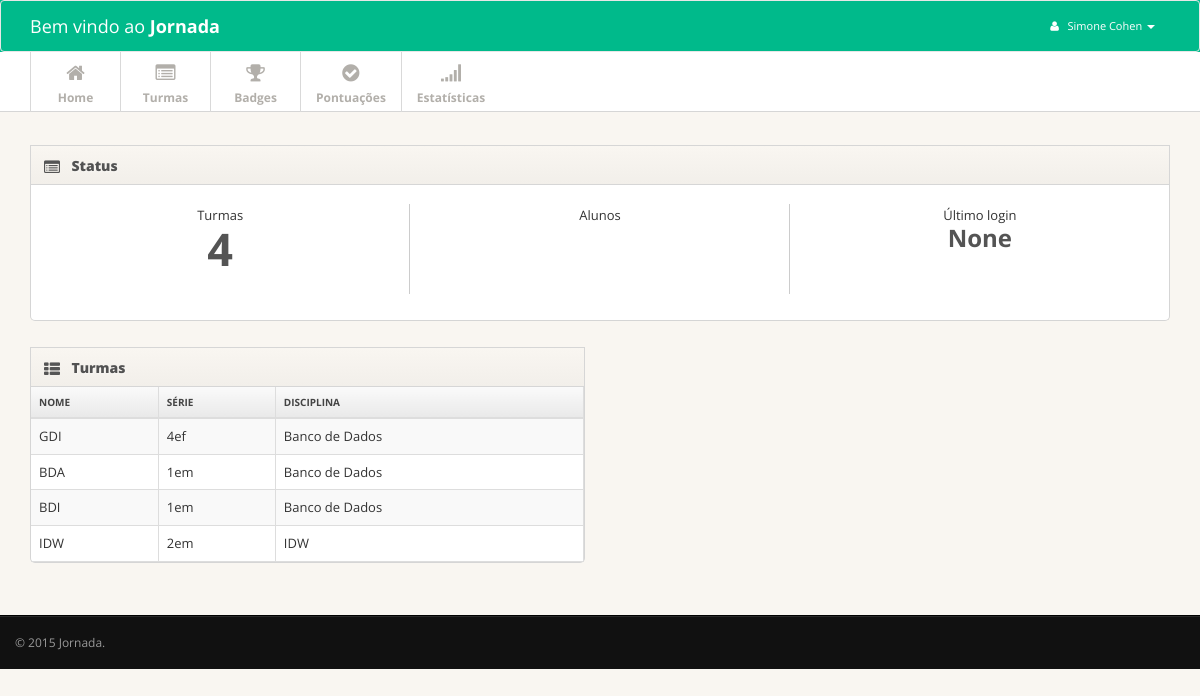
Page / (signed in) on the committed database.
### classes/models.py (models this page shows, shortened)
class Class(models.Model):
	teachers = models.ManyToManyField(Teacher)
	name = models.CharField(max_length=50, blank=True)
	grade = models.CharField(max_length=50, blank=True, choices=GRADE_CHOICES)
	discipline = models.CharField(max_length=50, blank=True)
	time = models.TimeField(blank=True, null=True)
	location = models.CharField(max_length=100, blank=True)
	students = models.ManyToManyField(Student)
	description = models.CharField(max_length=200, blank=True)

### jornada/views.py (the view)
# urls.py: url(r'^$', 'classes.views.index', name = 'index'),
@login_required(login_url='usuario/login/')
def index(request):
	context = {}
	if is_teacher(request.user):
		context['classes'] = Class.objects.filter(teachers__in=[Teacher.objects.get(user=request.user)])
	else:
		context['classes'] =  Class.objects.filter(students__in=[Student.objects.get(user=request.user)])
	return render(request, 'index.html', context)

### jornada/util.py (called while the page is built)
def is_teacher(user):
	return Teacher.objects.filter(user=user).exists()

### jornada/templates/index.html (shortened to what this page needs)
{% load staticfiles %}
<!DOCTYPE html>
<html lang="en">
<head>
<link href="{% static "css/bootstrap_new.css" %}" rel="stylesheet">
<link href="{% static "css/font-awesome.css" %}" rel="stylesheet">
<link href="{% static "css/style.css" %}" rel="stylesheet">
<link href="{% static "css/pages/dashboard.css" %}" rel="stylesheet">
</head>
<body>
{% include 'nav.html' %}
<div class="main">
  <div class="main-inner">
    <div class="container">
      <div class="row">
        <div class="col-md-12">
          <div class="widget widget-nopad">
            <div class="widget-header"> <i class="icon-list-alt"></i>
              <h3>Status</h3>
            </div>
            <div class="widget-content">
              <div class="widget big-stats-container">
                <div class="widget-content">
                  <div id="big_stats" class="cf">
                    <div class="stat"> Turmas <br /> <span class="value"> {{ classes.count }}</span> </div>
                    <div class="stat">  Alunos <br />  </div>
                    <div class="stat">  Último login <br /> <span class="value" style="font-size: 24px; padding: 10px">{{ request.user.last_login }}</span> </div>
                  </div>
                </div>
              </div>
            </div>
          </div>
        </div>
      </div>
      <div class="row">
        <div class="col-md-6">
          <div class="widget widget-table action-table">
            <div class="widget-header"> <i class="icon-th-list"></i>
              <h3>Turmas</h3>
            </div>
            <div class="widget-content">
              <table class="table table-striped table-bordered">
                <thead>
                  <tr>
                    <th> Nome </th>
                    <th> Série</th>
                    <th> Disciplina</th>
                  </tr>
                </thead>
                <tbody>
                {% for class in classes %}
                  <tr>
                    <td> {{ class.name }} </td>
                    <td> {{ class.grade }} </td>
                    <td> {{ class.discipline }}</td>
                  </tr>
                {% endfor %}
                </tbody>
              </table>
            </div>
          </div>
        </div>
      </div>
    </div>
  </div>
</div>
{% include 'footer.html' %}
</body>
</html>

### jornada/templates/nav.html (shortened to what this page needs)
<div class="navbar-wrapper">
<nav class="navbar navbar-default" role="navigation">
  <div class="container">
  <div class="navbar-header">
    <a class="navbar-brand" href="#">Bem vindo ao <strong>Jornada</strong></a>
  </div>
  <div class="collapse navbar-collapse" id="bs-example-navbar-collapse-1">
    <ul class="nav navbar-nav navbar-right">
      <li class="dropdown">
        <a href="#" class="dropdown-toggle" data-toggle="dropdown">
        <i class="icon-user"></i> &nbsp; {{ request.user.first_name }} {{ request.user.last_name }} <b class="caret"></b></a>
      </li>
    </ul>
  </div>
  </div>
</nav>
</div>
<div class="subnavbar">
  <div class="subnavbar-inner">
    <div class="container">
      <ul class="mainnav">
        <li {% if index_active %}class="active"{% endif%}><a href="index.html"><i class="icon-home"></i><span>Home</span> </a> </li>
        <li {% if clas_active %}class="active"{% endif%}><a href="{% url 'Classes:index' %}"><i class="icon-list-alt"></i><span>Turmas</span> </a> </li>
        <li {% if trophy_active %}class="active"{% endif%}><a href="{% url 'Rewards:index' %}"><i class="icon-trophy"></i><span>Badges</span> </a></li>
        <li {% if rewards_active %}class="active"{% endif%}><a href="rewards.html"><i class="icon-ok-sign"></i><span>Pontuações</span> </a> </li>
        <li {% if statistics_active %}class="active"{% endif%}><a href="{% url 'statistics' %}"><i class="icon-signal"></i><span>Estatísticas</span> </a> </li>
      </ul>
    </div>
  </div>
</div>

### jornada/static/css/style.css (style rules this page uses)
body { background: #f9f6f1; font: 13px/1.7em 'Open Sans'; }
.table td { vertical-align: middle; }
.table-bordered th { background: #E9E9E9; background:-moz-linear-gradient(top, #FAFAFA 0%, #E9E9E9 100%); background:-webkit-gradient(linear, left top, left bottom, color-stop(0%,#FAFAFA), color-stop(100%,#E9E9E9)); background:-webkit-linear-gradient(top, #FAFAFA 0%,#E9E9E9 100%); background:-o-linear-gradient(top, #FAFAFA 0%,#E9E9E9 100%); background:-ms-linear-gradient(top, #FAFAFA 0%,#E9E9E9 100%); background:linear-gradient(top, #FAFAFA 0%,#E9E9E9 100%); filter: progid:DXImageTransform.Microsoft.gradient(startColorstr='#FAFAFA', endColorstr='#E9E9E9'); -ms-filter: "progid:DXImageTransform.Microsoft.gradient(startColorstr='#FAFAFA', endColorstr='#E9E9E9')"; font-size: 10px; color: #444; text-transform: uppercase; }
.navbar .container { position: relative; }
.navbar .nav a { font-size: 11px; }
.navbar .nav>li>a { color:#fff !important; }
.subnavbar { margin-bottom: 2.5em; }
.subnavbar-inner { height: 60px; background: #fff; border-bottom: 1px solid #d6d6d6; }
.subnavbar .container > ul { display: inline-block; height: 80px; padding: 0; margin: 0; }
.subnavbar .container > ul > li { float: left; min-width: 90px; height: 60px; padding: 0; margin: 0; text-align: center; list-style: none; border-left: 1px solid #d9d9d9; }
.subnavbar .container > ul > li > a { display: block; height: 100%; padding: 0 15px; font-size: 12px; font-weight: bold; color: #b2afaa; }
.subnavbar .container > ul > li > a > i { display: inline-block; width: 24px; height: 24px; margin-top: 11px; margin-bottom: -3px; font-size: 20px; }
.subnavbar .container > ul > li > a > span { display: block; }
.main { padding-bottom: 2em; border-bottom: 1px solid #000; }
.widget { position: relative; clear: both; width: auto; margin-bottom: 2em; overflow: hidden; }
.widget-header { position: relative; height: 40px; line-height: 40px; background: #f9f6f1; background:-moz-linear-gradient(top, #f9f6f1 0%, #f2efea 100%); background:-webkit-gradient(linear, left top, left bottom, color-stop(0%,#f9f6f1), color-stop(100%,#f2efea)); background:-webkit-linear-gradient(top, #f9f6f1 0%,#f2efea 100%); background:-o-linear-gradient(top, #f9f6f1 0%,#f2efea 100%); background:-ms-linear-gradient(top, #f9f6f1 0%,#f2efea 100%); background:linear-gradient(top, #f9f6f1 0%,#f2efea 100%); filter: progid:DXImageTransform.Microsoft.gradient(startColorstr='#f9f6f1', endColorstr='#f2efea'); -ms-filter: "progid:DXImageTransform.Microsoft.gradient(startColorstr='#f9f6f1', endColorstr='#f2efea')"; border: 1px solid #d6d6d6; -webkit-background-clip: padding-box; }
.widget-header h3 { position: relative; top: 0px; left: 10px; display: inline-block; margin-right: 3em; font-size: 14px; font-weight: 800; color: #525252; line-height: 18px; margin-top: 0px; text-shadow: 1px 1px 2px rgba(255,255,255,.5); }
.widget-header [class^="icon-"], .widget-header [class*=" icon-"] { display: inline-block; margin-left: 13px; margin-right: -2px; font-size: 16px; color: #555; vertical-align: middle; }
.widget-content { padding: 20px 15px 15px; background: #FFF; border: 1px solid #D5D5D5; -moz-border-radius: 5px; -webkit-border-radius: 5px; border-radius: 5px; }
.widget-header+.widget-content { border-top: none; -webkit-border-top-left-radius: 0; -webkit-border-top-right-radius: 0; -moz-border-radius-topleft: 0; -moz-border-radius-topright: 0; border-top-left-radius: 0; border-top-right-radius: 0; }
.widget-nopad .widget-content { padding: 0; }
.widget-content:before, .widget-content:after { content:""; display:table; }
.widget-content:after { clear:both; }
.widget-content { zoom:1; }
.widget-table .widget-content { padding: 0; }
.widget-table .table { margin-bottom: 0; border: none; }
.widget-table .table tr td:first-child { border-left: none; }
.widget-table .table tr th:first-child { border-left: none; }
.navbar, .navbar-wrapper { background-color: #00ba8b; margin-bottom: 0px; }
.navbar-brand { color: #fff !important; }

### jornada/static/css/pages/dashboard.css (style rules this page uses)
#big_stats { width: 100%; display: table; margin-top: 1.5em; }
.big-stats-container .widget-content { border:0; }
#big_stats .stat { width: 25%; height: 90px; text-align: center; display: table-cell; padding: 0; position: relative; border-right: 1px solid #CCC; border-left: 1px solid #FFF; }
#big_stats .stat:first-child { border-left: none; }
#big_stats .stat:last-child { border-right: none; }
#big_stats .stat .value { font-size: 45px; font-weight: bold; color: #545454; line-height: 1em; }

### rows in the picture
Class: name "GDI", grade "4ef", discipline "Banco de Dados"
Class: name "BDA", grade "1em", discipline "Banco de Dados"
Class: name "BDI", grade "1em", discipline "Banco de Dados"
Class: name "IDW", grade "2em", discipline "IDW"

### other values in the picture
{{ request.user.first_name }} "Simone"
{{ request.user.last_name }} "Cohen"
{{ classes.count }} "4"
{{ request.user.last_login }} "None"
